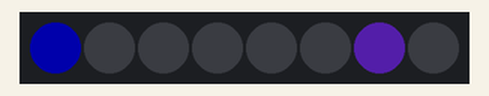
Simulated run of this sketch. Board: Arduino Uno, built with avr-gcc and run on an emulated ATmega328P. Parts: 8 RGB LEDs in strip order, left to right. Dim RGB values are drawn brighter than linear; random numbers use the default seed unless the sketch sets one; what the sketch prints to the serial monitor is not drawn.

Above: at 2.4 s.
At 7.64 s:
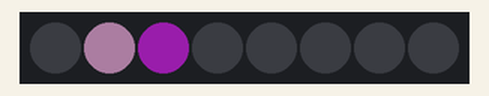
At 11.7 s:
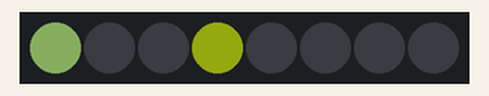
At 19.93 s:
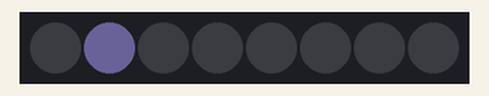
At 27.89 s:
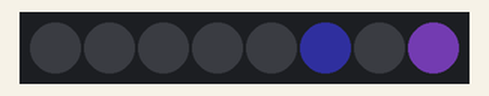
At 39.49 s:
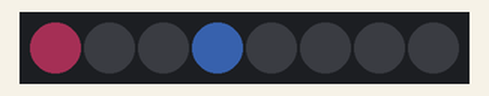
Timing chart, 0 to 40.0 s (numbered marks = the images above):
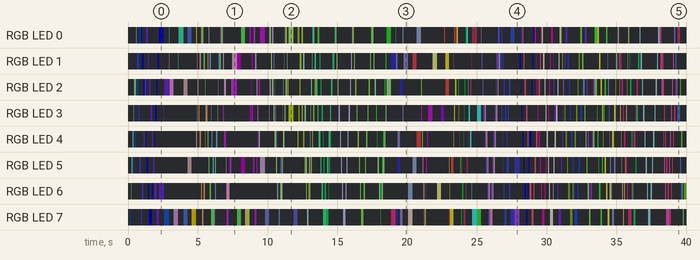

The sketch:

NeoCanvas.ino
```cpp
#include "General.h"
#include "Adafruit_NeoPixel.h"
#include "SoftTimer.h"
#include "Pattern.h"
#include "RotList.h"
#include "RGB.h"


//#define NEO_TEST
#ifdef NEO_TEST
#define NEO_DATA_PIN 2
const int NumPixels = 15;
const int NumRots = 1;
const int Interval = 1;
#endif

#define FIREFLY
#ifdef FIREFLY
#define NEO_DATA_PIN 7
const int NumPixels = 8;
const int NumRots = 2;
const float Interval =1;
#endif
Adafruit_NeoPixel strip(NumPixels, NEO_DATA_PIN, NEO_GRB + NEO_KHZ800);

RotList<Pattern> rotList[NumRots];


RGB rgbList[NumRots];
uint16_t vList[NumRots];

bool
testRot(int i)
{
  Pattern *p = rotList[i].ptr();
  bool changed = false;
  if(p->ready())
  {
    changed = true;
    strip.setPixelColor(p->getPos(),0);
    if ( p->next() )
    {
      p=rotList[i].next();
      if ( rotList[i].atHead() )
      {
        vList[i] = random(30,100);
        rgbList[i].reset();
      }
      p->setVelocity(vList[i]);
      p->reset();
    }
#if 0
    Serial.print(p->getName());
    Serial.print(":");
    Serial.println(p->getPos());
#endif
    strip.setPixelColor(
      p->getPos()
      ,rgbList[i].r
      ,rgbList[i].g
      ,rgbList[i].b
    );
  }
  return changed;
}

void
initRot(int i){
#ifdef NEO_TEST
  rotList[i].add( new Pattern (0, NumPixels,"p1",true));
  rotList[i].add( new Pattern (0, NumPixels,"p1",false));
#endif
#ifdef FIREFLY
  rotList[i].add( new Pattern (0, NumPixels,"p1",true));
  rotList[i].add( new Pattern (0, NumPixels,"p1",false));
#endif
#if 0
  rotList[i].add( new Pattern (0,24,"p1",true));
  rotList[i].add( new Pattern(24,16,"p2",false));
  rotList[i].add( new Pattern(24,16,"p2",true));
  rotList[i].add( new Pattern(40,8,"p3",true));
#endif
#if 0
  rotList[i].add( new Pattern (0,16,"p1",true));
  rotList[i].add( new Pattern (0,16,"p2",false));
#endif
#if 0
  rotList[i].add( new Pattern (0,8,"p1",true));
  rotList[i].add( new Pattern (0,8,"p2",false));
#endif
  rotList[i].reset();
  rgbList[i].reset();
  vList[i] = random(50,100);
}

void ledTimerCallback(Task* task) {
  bool changed = false;
  for (int i = 0; i < NumRots; ++i)
    changed = changed || testRot(i);

  if ( changed )
    strip.show();
}
Task ledTimer(Interval,ledTimerCallback);

void setup()
{
  Serial.begin(9600);
  Serial.println(freeRam());
  for ( int i = 0; i < NumRots; ++i )
    initRot(i);

  Serial.println(freeRam());
  Serial.print("pattern:");
  Serial.println(sizeof(Pattern));

  randomSeed(analogRead(0));

  strip.begin();
  strip.show();
  SoftTimer.add(&ledTimer);
}
```
